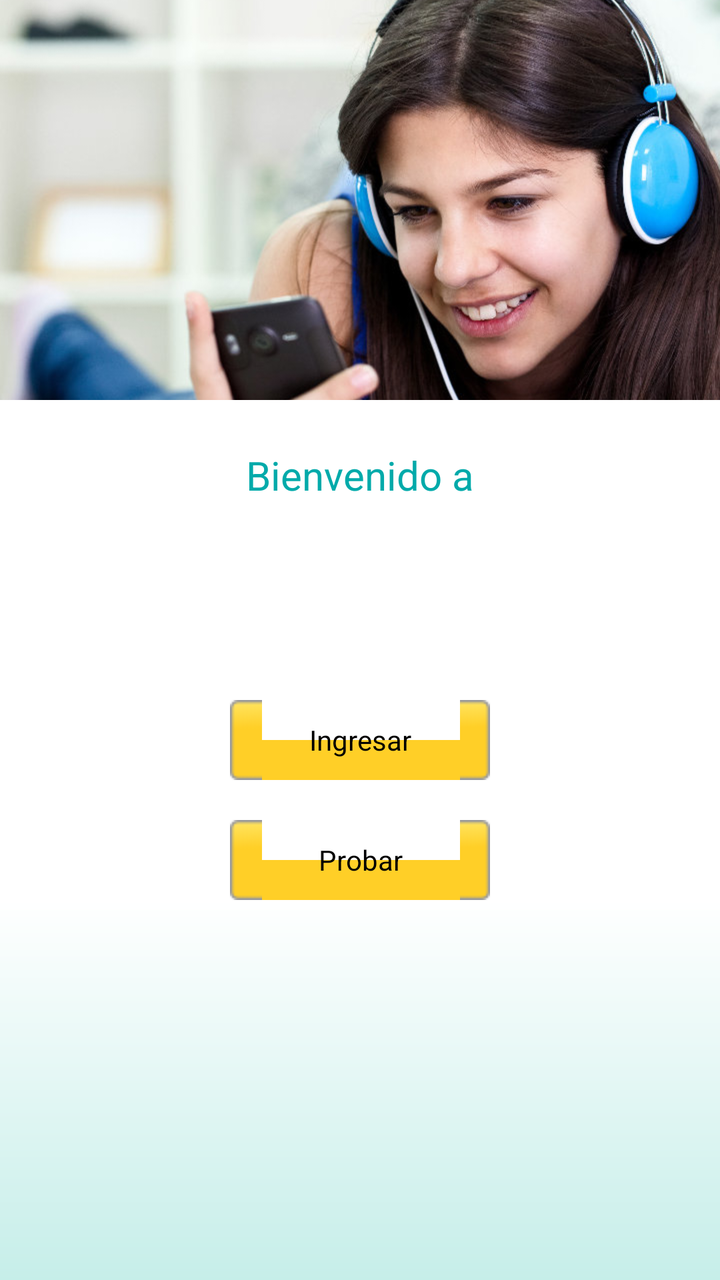
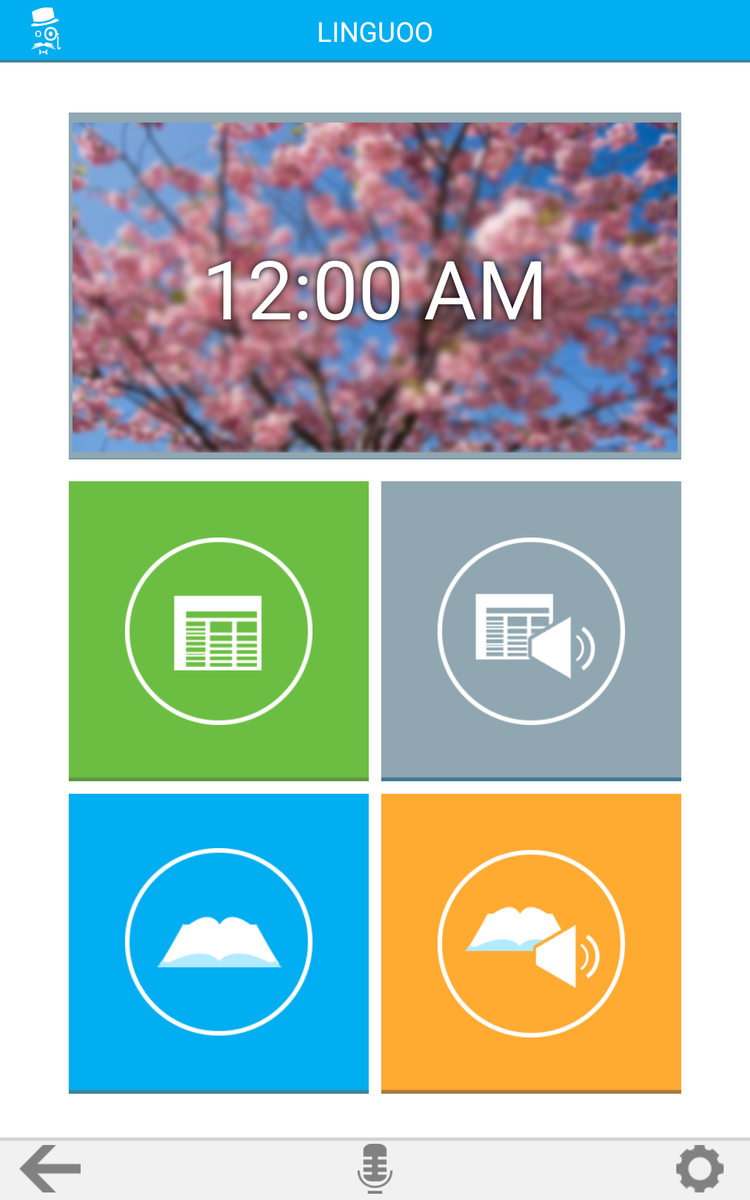

Two renders of one Android screen. The first uses the default layout on a phone; the second uses the alternative layout the repository ships for a different screen configuration, on a matching device. The two XML files are below.
<!-- AndroidManifest.xml: application theme android:Theme.NoTitleBar.Fullscreen -->
<!-- res/layout/main_linguoo.xml -->
<RelativeLayout xmlns:android="http://schemas.android.com/apk/res/android"
    xmlns:tools="http://schemas.android.com/tools"
    android:id="@+id/RelativeLayout1"
    android:layout_width="fill_parent"
    android:layout_height="fill_parent"
    android:background="#FFFFFFFF"
    tools:context=".LinguooActivity" >

    <LinearLayout
        android:id="@+id/layout_header"
        android:layout_width="fill_parent"
        android:layout_height="200dp"
        android:layout_alignParentTop="true"
        android:layout_centerHorizontal="true"
        android:background="#FF808080"
        android:orientation="vertical" >

        <ImageView
            android:id="@+id/imgHeader"
            android:layout_width="wrap_content"
            android:layout_height="wrap_content"
            android:scaleType="centerCrop"
            android:src="@drawable/img_1" />
    </LinearLayout>

    <LinearLayout
        android:id="@+id/linearLayout1"
        android:layout_width="fill_parent"
        android:layout_height="150dp"
        android:layout_below="@+id/layout_header"
        android:layout_centerHorizontal="true"
        android:gravity="center"
        android:orientation="vertical" >

        <TextView
            android:id="@+id/textView1"
            android:layout_width="wrap_content"
            android:layout_height="wrap_content"
            android:text="Bienvenido a"
            android:textColor="#FF00aaaa"
            android:textSize="20sp" />

        <ImageView
            android:id="@+id/imageView1"
            android:layout_width="wrap_content"
            android:layout_height="75dp"
            android:src="@drawable/logo" />
    </LinearLayout>

    <LinearLayout
        android:id="@+id/linearLayout2"
        android:layout_width="match_parent"
        android:layout_height="100dp"
        android:layout_alignParentLeft="true"
        android:layout_below="@+id/linearLayout1"
        android:gravity="center"
        android:orientation="vertical" >

        <Button
            android:id="@+id/btn_logreg"
            android:layout_width="130dp"
            android:layout_height="40dp"
            android:layout_marginBottom="10dp"
            android:background="@drawable/button"
            android:text="Ingresar"
            android:textSize="14sp" />

        <Button
            android:id="@+id/btn_testver"
            android:layout_width="130dp"
            android:layout_height="40dp"
            android:layout_marginTop="10dp"
            android:background="@drawable/button"
            android:text="Probar"
            android:textSize="14sp" />
    </LinearLayout>

    <LinearLayout
        android:layout_width="fill_parent"
        android:layout_height="fill_parent"
        android:layout_below="@+id/linearLayout2"
        android:layout_centerHorizontal="true"
        android:background="@drawable/main_gradient"
        android:orientation="vertical" >

    </LinearLayout>

</RelativeLayout>
<!-- resources referenced by this layout -->
<resources>
  <!-- drawable button (drawable) -->
  <?xml version="1.0" encoding="utf-8"?>
  
  <selector xmlns:android="http://schemas.android.com/apk/res/android">
      <item android:drawable="@drawable/button_pressed_32"  
            android:state_selected="true"/>
      <item android:drawable="@drawable/button_pressed_32"  
            android:state_pressed="true"/>
  	<item android:drawable="@drawable/button_32"/>
  </selector>
  <!-- drawable img_1: jpg bitmap (drawable, 61901 bytes) -->
  <!-- drawable logo: png bitmap (drawable, 5079 bytes) -->
  <!-- drawable main_gradient (drawable) -->
  <?xml version="1.0" encoding="utf-8"?>
  
  <shape xmlns:android="http://schemas.android.com/apk/res/android" android:shape="rectangle" >
      <gradient 
          android:endColor="#FFFFFF"
          android:startColor="#c6eee9"
          android:angle="90"/>
      <corners 
          android:radius="0dp"/>
  </shape>
  <!-- drawable button_pressed_32: png bitmap (drawable, 583 bytes) -->
  <!-- drawable button_32: png bitmap (drawable, 569 bytes) -->
</resources>
<!-- res/layout-sw600dp/main_linguoo.xml (the repository's variant of the layout above) -->
<!-- drawn on a 7-inch tablet held upright -->
<LinearLayout xmlns:android="http://schemas.android.com/apk/res/android"
    xmlns:tools="http://schemas.android.com/tools"
    android:id="@+id/LinearLayout1"
    android:layout_width="fill_parent"
    android:layout_height="fill_parent"
    android:background="#FFFFFF"
    android:orientation="vertical"
    tools:context=".LinguooActivity" >

    <RelativeLayout
        android:layout_width="match_parent"
        android:layout_height="wrap_content"
        android:layout_weight="1"
        android:orientation="vertical" >

        <LinearLayout
            android:layout_width="fill_parent"
            android:layout_height="50dp"
            android:layout_alignParentTop="true"
            android:background="@drawable/azul"
            android:padding="6dp" >

            <ImageView
                android:id="@+id/imgLogoT"
                android:layout_width="50dp"
                android:layout_height="fill_parent"
                android:layout_marginLeft="5dp"
                android:src="@drawable/logo" />

            <TextView
                android:id="@+id/mainTitle"
                android:layout_width="fill_parent"
                android:layout_height="fill_parent"
                android:layout_weight="1"
                android:gravity="center"
                android:text="LINGUOO"
                android:textAppearance="?android:attr/textAppearanceLarge" />

            <LinearLayout
                android:layout_width="50dp"
                android:layout_height="fill_parent"
                android:layout_marginRight="5dp" >

            </LinearLayout>

        </LinearLayout>

        <LinearLayout
            android:layout_width="fill_parent"
            android:layout_height="fill_parent"
            android:layout_centerHorizontal="true"
            android:layout_centerVertical="true"
            android:layout_marginBottom="55dp"
            android:layout_marginTop="55dp"
            android:gravity="center"
            android:orientation="vertical" >

            <LinearLayout
                android:layout_width="500dp"
                android:layout_height="800dp"
                android:gravity="center"
                android:orientation="vertical" >

                <LinearLayout
                    android:layout_width="500dp"
                    android:layout_height="300dp"
                    android:layout_gravity="center"
                    android:gravity="center"
                    android:orientation="vertical" >

                    <RelativeLayout
                        android:layout_width="fill_parent"
                        android:layout_height="wrap_content"
                        android:layout_gravity="center"
                        android:gravity="center"
                        android:orientation="vertical"
                        android:paddingBottom="5dp" >

                        <ImageView
                            android:id="@+id/imageView1"
                            android:layout_width="500dp"
                            android:layout_height="280dp"
                            android:layout_centerInParent="true"
                            android:layout_gravity="center"
                            android:layout_marginLeft="5dp"
                            android:layout_marginRight="5dp"
                            android:background="@drawable/gris"
                            android:src="@drawable/foto" />

                        <DigitalClock
                            android:id="@+id/digitalClock1"
                            android:layout_width="wrap_content"
                            android:layout_height="wrap_content"
                            android:layout_centerInParent="true"
                            android:shadowColor="#000000"
                            android:shadowRadius="8"
                            android:text="DigitalClock"
                            android:textColor="#FFFFFF"
                            android:textSize="65sp" />
                    </RelativeLayout>

                </LinearLayout>

                <LinearLayout
                    android:layout_width="500dp"
                    android:layout_height="500dp"
                    android:layout_gravity="center"
                    android:gravity="center"
                    android:orientation="vertical" >

                    <LinearLayout
                        android:layout_width="fill_parent"
                        android:layout_height="250dp"
                        android:layout_gravity="center"
                        android:gravity="center_horizontal" >

                        <LinearLayout
                            android:layout_width="240dp"
                            android:layout_height="240dp"
                            android:layout_gravity="center_vertical"
                            android:layout_margin="5dp"
                            android:background="@drawable/green"
                            android:baselineAligned="false"
                            android:gravity="center_horizontal" >

                            <ImageView
                                android:id="@+id/imgNoti"
                                android:layout_width="150dp"
                                android:layout_height="150dp"
                                android:layout_gravity="center"
                                android:adjustViewBounds="true"
                                android:src="@drawable/noticias" />
                        </LinearLayout>

                        <LinearLayout
                            android:layout_width="240dp"
                            android:layout_height="240dp"
                            android:layout_gravity="center_vertical"
                            android:layout_margin="5dp"
                            android:background="@drawable/gris"
                            android:baselineAligned="false"
                            android:gravity="center_horizontal" >

                            <ImageView
                                android:id="@+id/imgANoti"
                                android:layout_width="150dp"
                                android:layout_height="150dp"
                                android:layout_gravity="center"
                                android:adjustViewBounds="true"
                                android:src="@drawable/audionoticias" />
                        </LinearLayout>
                    </LinearLayout>

                    <LinearLayout
                        android:layout_width="fill_parent"
                        android:layout_height="250dp"
                        android:layout_gravity="center"
                        android:gravity="center_horizontal" >

                        <LinearLayout
                            android:layout_width="240dp"
                            android:layout_height="240dp"
                            android:layout_gravity="center_vertical"
                            android:layout_margin="5dp"
                            android:background="@drawable/azul"
                            android:baselineAligned="false"
                            android:gravity="center_horizontal" >

                            <ImageView
                                android:id="@+id/imgBook"
                                android:layout_width="150dp"
                                android:layout_height="150dp"
                                android:layout_gravity="center"
                                android:adjustViewBounds="true"
                                android:src="@drawable/libros" />
                        </LinearLayout>

                        <LinearLayout
                            android:layout_width="240dp"
                            android:layout_height="240dp"
                            android:layout_gravity="center_vertical"
                            android:layout_margin="5dp"
                            android:background="@drawable/naranja"
                            android:baselineAligned="false"
                            android:gravity="center_horizontal" >

                            <ImageView
                                android:id="@+id/imgABook"
                                android:layout_width="150dp"
                                android:layout_height="150dp"
                                android:layout_gravity="center"
                                android:adjustViewBounds="true"
                                android:src="@drawable/audiolibros" />
                        </LinearLayout>
                    </LinearLayout>
                </LinearLayout>

            </LinearLayout>

        </LinearLayout>

        <LinearLayout
            android:layout_width="fill_parent"
            android:layout_height="50dp"
            android:layout_alignParentBottom="true"
            android:background="@drawable/softgris"
            android:orientation="horizontal"
            android:padding="5dp" >

            <LinearLayout
                android:layout_width="60dp"
                android:layout_height="fill_parent"
                android:layout_marginLeft="5dp"
                android:gravity="center" >

                <ImageView
                    android:id="@+id/imgBack"
                    android:layout_width="wrap_content"
                    android:layout_height="wrap_content"
                    android:layout_gravity="center"
                    android:layout_margin="1dp"
                    android:adjustViewBounds="true"
                    android:src="@drawable/atras" />
            </LinearLayout>

            <LinearLayout
                android:layout_width="fill_parent"
                android:layout_height="fill_parent"
                android:layout_weight="1" >

                <ImageView
                    android:id="@+id/imgLogoB"
                    android:layout_width="fill_parent"
                    android:layout_height="fill_parent"
                    android:src="@drawable/mic"
                    android:visibility="visible" />

            </LinearLayout>

            <LinearLayout
                android:layout_width="60dp"
                android:layout_height="fill_parent"
                android:layout_marginRight="5dp"
                android:gravity="center" >

                <ImageView
                    android:id="@+id/imgConf"
                    android:layout_width="wrap_content"
                    android:layout_height="wrap_content"
                    android:layout_gravity="center"
                    android:layout_margin="1dp"
                    android:adjustViewBounds="true"
                    android:src="@drawable/configuracion" />
            </LinearLayout>
        </LinearLayout>
    </RelativeLayout>
    
</LinearLayout>
<!-- resources referenced by the variant -->
<!-- as a 7-inch tablet held upright resolves them -->
<resources>
  <!-- drawable atras: png bitmap (drawable, 3477 bytes) -->
  <!-- drawable audiolibros: png bitmap (drawable, 11489 bytes) -->
  <!-- drawable audionoticias: png bitmap (drawable, 10938 bytes) -->
  <!-- drawable azul: png bitmap (drawable, 213 bytes) -->
  <!-- drawable configuracion: png bitmap (drawable, 4476 bytes) -->
  <!-- drawable foto: png bitmap (drawable, 326868 bytes) -->
  <!-- drawable green: png bitmap (drawable, 213 bytes) -->
  <!-- drawable gris: png bitmap (drawable, 213 bytes) -->
  <!-- drawable libros: png bitmap (drawable, 10164 bytes) -->
  <!-- drawable logo: png bitmap (drawable, 5079 bytes) -->
  <!-- drawable mic: png bitmap (drawable, 3927 bytes) -->
  <!-- drawable naranja: png bitmap (drawable, 213 bytes) -->
  <!-- drawable noticias: png bitmap (drawable, 9319 bytes) -->
  <!-- drawable softgris: png bitmap (drawable, 203 bytes) -->
</resources>
